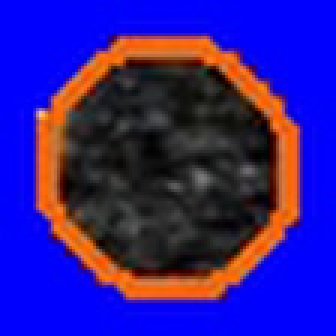
#> input picture Image Based Approach/2.jpg, 112 x 112 px (shown 3 times larger)
$ python -i preprocess_images.py   (imports and definitions only)
#> lines starting #> are read from the running program, lines starting #| are printed output that depends on the picture
import math
import cv2
import numpy as np
import pandas as pd
from scipy.ndimage import gaussian_filter
from sklearn.cluster import DBSCAN


class ImageProcessor:

    def __init__(self):
        self.data = []

    # [25 lines left out: functions compand, normalize_wrt_percentile, equalize_histogram, adjust_gamma, not called in this run]


class ImageProcessor3D:
    # All functions work on collection of grayscale images
    def __init__(self):
        self.data = []

    def gaussian_filter_3D(self, image_collection, input_sigma=1, filter_order=0):
        return gaussian_filter(image_collection, sigma=input_sigma, order=filter_order)

    # [66 lines left out: functions grayscale_collection_to_binary, create_time_chunks, point_cloud_from_collecton, voxel_grid_from_cloud, not called in this run]


class VideoProcessor:

    def __init__(self, name):
        self.data = []
        self.video_name = name

    # [54 lines left out: functions extract_ROI_from_collection, find_ROI, extract_bounded_region, not called in this run]

    def extract_video_frames(self, video):
        # Extracts all frames from video to np array
        no_frames = int(video.get(cv2.CAP_PROP_FRAME_COUNT))
        width = int(video.get(3))
        height = int(video.get(4))
        layers = 3

        image_collection = np.zeros((no_frames, height, width, layers), dtype=np.uint8)
        for frame_no in range(no_frames):
            ret, frame = video.read()
            if ret == False:
                break
            # frame = self.process_frame_1(frame)
            image_collection[frame_no, :, :, :] = frame
#> this loop made 1 pass
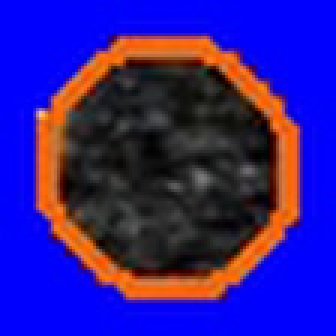
#> input picture Image Based Approach/2.jpg, 112 x 112 px (shown 3 times larger)

        return image_collection

    # [11 lines left out: function create_vessel_map, not called in this run]

    def convert_collection_to_grayscale(self, image_collection):
        no_frames = image_collection.shape[0]
#> no_frames = 1
        height = image_collection.shape[1]
#> height = 112
        width = image_collection.shape[2]
#> width = 112

        image_collection_grayscale = np.zeros((no_frames, height, width), dtype=np.uint8)
        for frame_no in range(no_frames):
            grayscaled = cv2.cvtColor(image_collection[frame_no, :, :, :], cv2.COLOR_BGR2GRAY)
            image_collection_grayscale[frame_no, :, :] = grayscaled
#> this loop made 1 pass
#> pass 1, in convert_collection_to_grayscale, `grayscaled = cv2.cvtColor(image_collection[frame_no, :, :, :], cv2.COL..`:
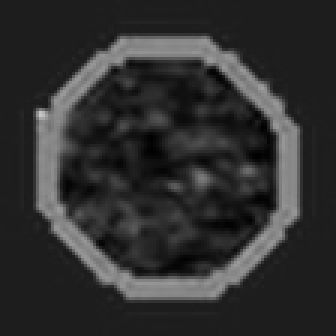
#> grayscaled: shape (112, 112) (shown 3 times larger); min 0, max 200, mean 47.4

        return image_collection_grayscale

    def process_video(self, roi_extraction=False, filter_enabled=False, average_frames=False):
        video = cv2.VideoCapture(self.video_name)
        image_collection = self.extract_video_frames(video)
        video.release()

        if roi_extraction:
            image_collection = self.extract_ROI_from_collection(image_collection)

        image_collection = self.convert_collection_to_grayscale(image_collection)

        if filter_enabled:
            image_collection = ImageProcessor3D().gaussian_filter_3D(image_collection, input_sigma=1, filter_order=0)

        if average_frames:
            image_collection = ImageProcessor3D().create_time_chunks(image_collection, frame_overlap=2, chunk_size=5)

        return image_collection

>>> result = VideoProcessor('../Image Based Approach/2.jpg').process_video()

$ run again, on Image Based Approach/29.jpg
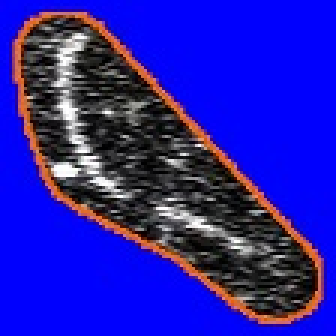
#> input picture Image Based Approach/29.jpg, 112 x 112 px (shown 3 times larger)
#> the loop in extract_video_frames, `for frame_no in range(no_frames):` made 1 pass
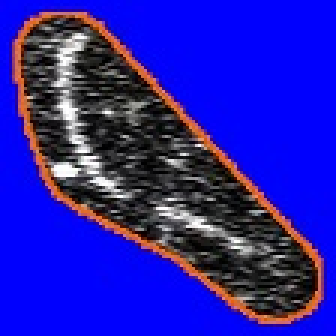
#> input picture Image Based Approach/29.jpg, 112 x 112 px (shown 3 times larger)
#> the loop in convert_collection_to_grayscale, `for frame_no in range(no_frames):` made 1 pass
#> pass 1, in convert_collection_to_grayscale, `grayscaled = cv2.cvtColor(image_collection[frame_no, :, :, :], cv2.COL..`:
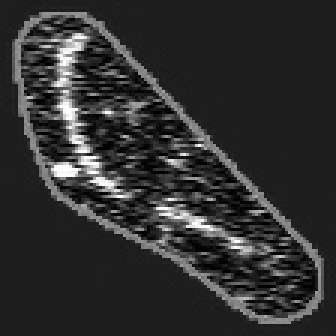
#> grayscaled: shape (112, 112) (shown 3 times larger); min 0, max 255, mean 47.6

$ run again, on Image Based Approach/50.jpg
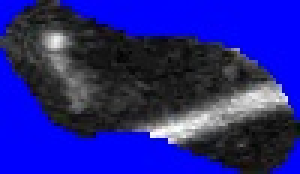
#> input picture Image Based Approach/50.jpg, 100 x 58 px (shown 3 times larger)
#> the loop in extract_video_frames, `for frame_no in range(no_frames):` made 1 pass
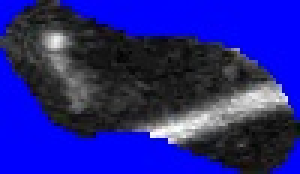
#> input picture Image Based Approach/50.jpg, 100 x 58 px (shown 3 times larger)
#> the loop in convert_collection_to_grayscale, `for frame_no in range(no_frames):` made 1 pass
#> pass 1, in convert_collection_to_grayscale, `grayscaled = cv2.cvtColor(image_collection[frame_no, :, :, :], cv2.COL..`:
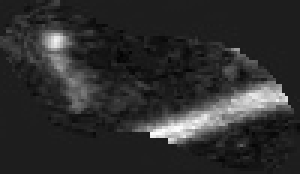
#> grayscaled: shape (58, 100) (shown 3 times larger); min 2, max 253, mean 45.6
